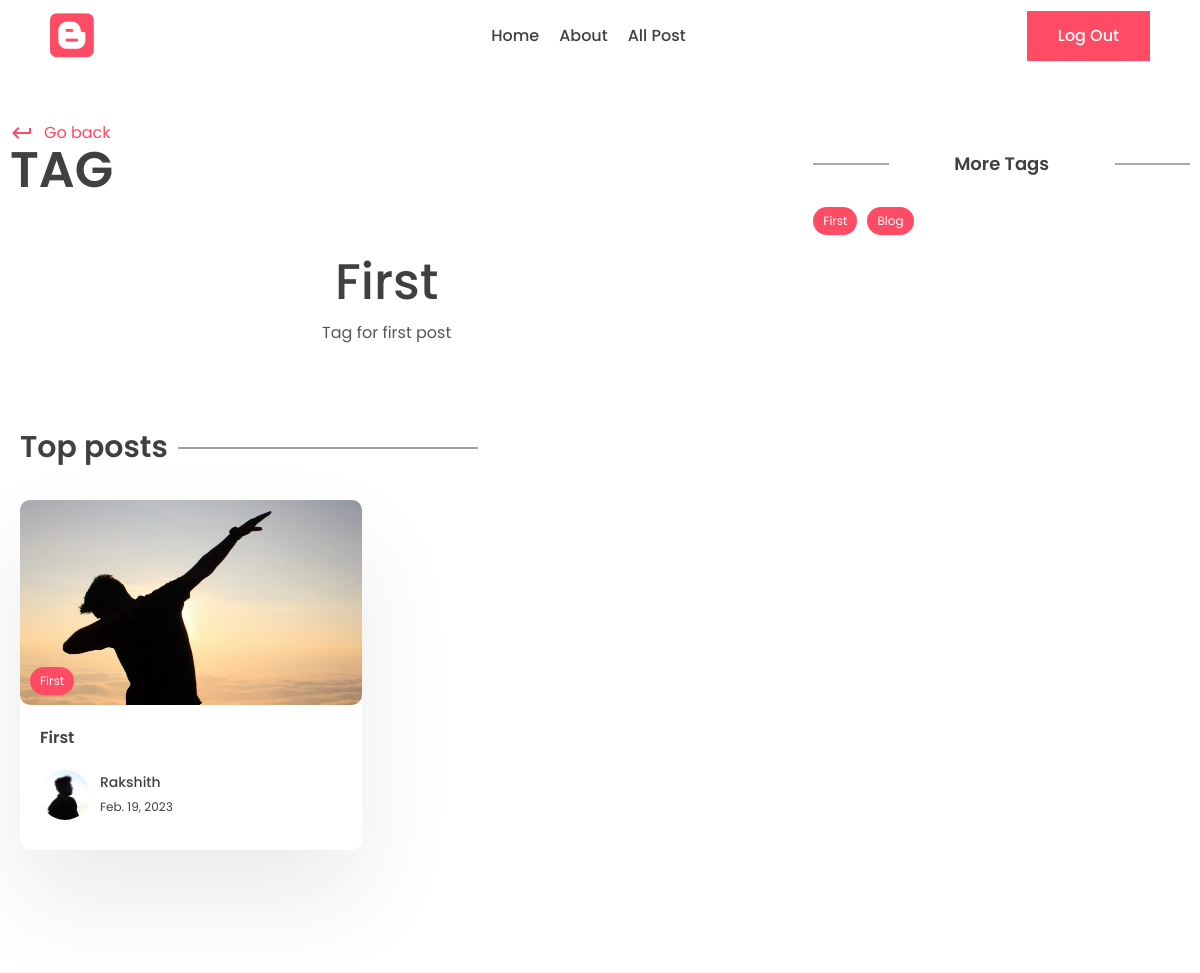
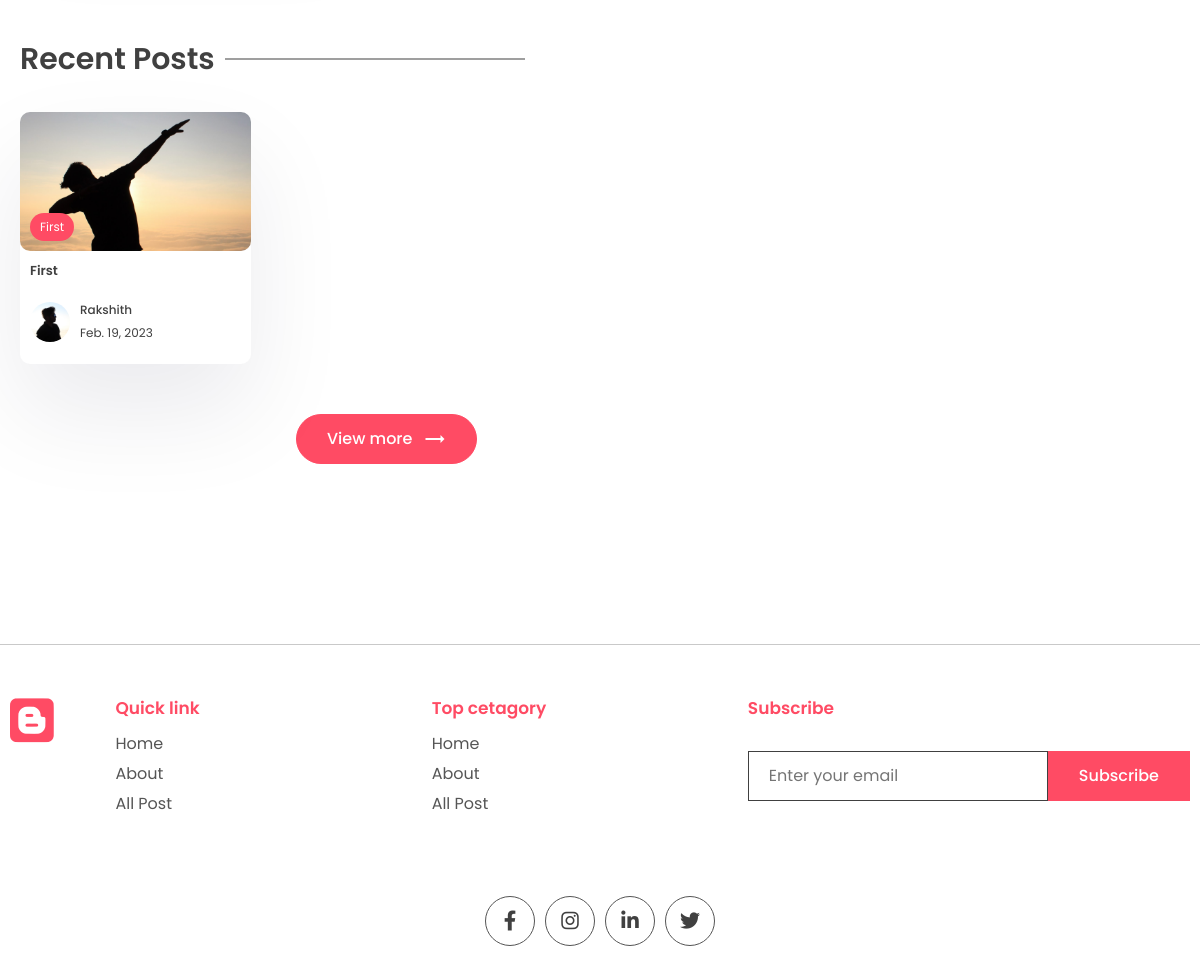
The app's page /tag/first (signed in) with its own data (2 pictures, top to bottom).
### app/models.py (models this page shows, shortened)
class Tag(models.Model):
    name = models.CharField(max_length=100)
    description = models.CharField(max_length=100)
    slug = models.SlugField(max_length=200, unique=True)

class Post(models.Model):
    title = models.CharField(max_length=200)
    content = models.TextField()
    last_updated = models.DateTimeField(auto_now=True)
    slug = models.SlugField(unique=True)
    image = models.ImageField(null=True, blank=True, upload_to='images/')
    tags = models.ManyToManyField(Tag, blank=True, related_name='post')
    view_count = models.IntegerField(null=True, blank=True)
    is_featured = models.BooleanField(default=False)
    author = models.ForeignKey(Profile, on_delete=models.CASCADE, null=True, blank=True)

class Profile(models.Model):
    user = models.OneToOneField(User, on_delete=models.CASCADE)
    profile_image = models.ImageField(null=True, blank=True, upload_to='images/', default='images/male.png')
    slug = models.SlugField(unique=True, max_length=200)
    bio = models.CharField(max_length=200)
    def __str__(self):
        return self.user.first_name

### app/views.py (the view)
# urls.py: path('tag/<slug:slug>', views.tag_page, name='tag_page'),
@login_required(login_url='login')
def tag_page(request, slug):
    tag = Tag.objects.get(slug=slug)
    top_posts = Post.objects.filter(tags__in=[tag.id]).order_by('-view_count')[0:2]
    recent_posts = Post.objects.filter(tags__in=[tag.id]).order_by('-last_updated')[0:2]
    tags = Tag.objects.all()
    context = {
        'tag' : tag,
        'top_posts' : top_posts,
        'recent_posts' : recent_posts,
        'tags' : tags,
    }
    return render(request, 'app/tag.html', context)

### app/templates/app/tag.html (shortened to what this page needs)
{% extends 'base.html' %}
{% load static %}
{% block content %}
    <div class="container">
    <div class="layout">
        <div class="left">
        <div class="page-top">
            <div class="top flex">
            <div class="page-name">
                <a href="#" class="learn">
                <span class="material-icons"> keyboard_return </span> Go
                back
                </a>
                <h1>Tag</h1>
            </div>
            </div>
        </div>
        <center>
            <div class="typo">
            <h1 class="title">{{tag.name}}</h1>
            <p>
                {{tag.description}}
            </p>
            </div>
        </center>
        <section class="sp">
            <div class="container">
            <h1 class="sec-title">Top posts</h1>
            <div class="grid-2 blog">
                {% for post in top_posts %}
                    <a href="{% url 'post_page' post.slug %}">
                    <div class="card">
                        <div class="post-img">
                        <img src="{{post.image.url}}" alt="" />
                        <div class="tag">{{post.tags.all.0.name}}</div>
                        </div>
                        <div class="card-content">
                        <h3>
                            {{post.title}}
                        </h3>
                        <div class="author">
                            <div class="profile-pic">
                            <img src="{{post.author.profile_image.url}}" alt="" />
                            </div>
                            <div class="details">
                            <p>{{post.author}}</p>
                            <small>{{post.last_updated|date}}</small>
                            </div>
                        </div>
                        </div>
                    </div>
                    </a>
                {% endfor %}
        </section>
        <section class="sp">
            <div class="container">
            <h1 class="sec-title">Recent Posts</h1>
            <div class="grid-3 blog-grid">
                {% for post in recent_posts %}
                <a href="{% url 'post_page' post.slug %}">
                <div class="card">
                    <div class="post-img">
                    <img src="{{post.image.url}}" alt="" />
                    <div class="tag">{{post.tags.all.0.name}}</div>
                    </div>
                    <div class="card-content">
                    <h3>
                        {{post.title}}
                    </h3>
                    <div class="author">
                        <div class="profile-pic">
                        <img src="{{post.author.profile_image.url}}" alt="" />
                        </div>
                        <div class="details">
                        <p>{{post.author}}</p>
                        <small>{{post.last_updated|date}}</small>
                        </div>
                    </div>
                    </div>
                </div>
                </a>
                {% endfor %}
            </div>
            <center>
                <button class="btn btn-primary rounded view">
                View more
                <span class="material-icons"> trending_flat </span>
                </button>
            </center>
            </div>
        </section>
        </div>
        <div class="right">
        <div class="block">
            <h2 class="title2">More Tags</h2>
            <div class="blog-tags">
            {% for tag in tags %}
                <a href="{% url 'tag_page' tag.slug %}" class="tag">{{tag.name}}</a>
            {% endfor %}
            </div>
        </div>
        </div>
    </div>
    </div>
{% endblock content %}

### app/static/app/style.css (style rules this page uses)
* { margin: 0; padding: 0; box-sizing: border-box; text-decoration: none; border: none; outline: none; list-style: none; font-family: "Poppins", sans-serif; color: var(--black); }
:root { --red: #ff4b64; --black: #404040; --des: #555555; --shadow: #ffffff1a 0px 1px 1px 0px inset, #32325d40 0px 50px 100px -20px, #0000004d 0px 30px 60px -30px; --shadow2: rgba(17, 12, 46, 0.084) 0px 48px 100px 0px; }
html { font-size: 62.5%; }
[class*="grid"] { display: grid; }
img { width: 100%; }
.container { max-width: 1220px; margin: auto; padding: 0 10px; }
p, a { font-size: 1.6rem; color: var(--des); }
.btn { cursor: pointer; height: 5rem; padding: 0 3rem; font-size: 1.6rem; font-weight: 500; border: 1px solid var(--red); display: flex; align-items: center; justify-content: center; gap: 1rem; }
.btn span { color: white; }
.btn-primary { background: var(--red); color: white; }
.rounded { border-radius: 5rem; }
.typo { width: 50%; margin-top: 5rem; }
.title { font-size: 5rem; font-weight: 500; }
.sp { padding: 8rem 0; }
.grid-2 { grid-template-columns: 1.3fr 1fr; align-items: center; }
.post-img { height: 40rem; width: 100%; overflow: hidden; border-radius: 1rem; }
.post-img img { height: 100%; object-fit: cover; object-position: center; }
.learn { display: flex; align-items: center; gap: 1rem; color: var(--red); margin-top: 2rem; }
.learn span { color: #ff4b64; }
.sec-title { font-size: 3rem; font-weight: 600; position: relative; width: fit-content; margin-bottom: 3rem; }
.sec-title::after { content: ""; position: absolute; right: -31rem; height: 1px; width: 30rem; background: var(--black); top: 50%; transform: translateY(-50%); }
.grid-3 { grid-template-columns: repeat(3, 1fr); gap: 5rem; }
.card { background: white; box-shadow: var(--shadow2); border-radius: 1rem; cursor: pointer; transition: 0.3s; }
.post-img { position: relative; }
.tag { position: absolute; bottom: 1rem; left: 1rem; background: var(--red); color: white; border-radius: 5rem; padding: 0.5rem 1rem; font-size: 1.2rem; }
.card-content { padding: 2rem; padding-bottom: 3rem; }
.card h3 { font-size: 1.6rem; font-weight: 600; }
.card .post-img { width: 100%; height: unset; aspect-ratio: 1/0.6; }
.author { display: flex; align-items: center; gap: 1rem; margin-top: 2rem; }
.profile-pic { width: 5rem; aspect-ratio: 1/1; border-radius: 50%; overflow: hidden; }
.author p { color: var(--black); font-weight: 500; font-size: 1.4rem; }
.author small { color: var(--black); font-size: 1.2rem; }
.view { margin-top: 5rem; }
.layout { display: flex; gap: 5rem; }
.left { width: 100%; height: 100%; }
.right { position: sticky; top: 70px; height: 100%; width: 50%; }
.page-name h1 { font-size: 5rem; text-transform: uppercase; font-weight: 600; line-height: 5rem; }
.flex { display: flex; align-items: flex-end; justify-content: space-between; }
.left .typo { width: 100%; }
.blog { grid-template-columns: 1fr 1fr; gap: 5rem; }
.title2 { position: relative; font-size: 1.8rem; text-align: center; font-weight: 600; margin-bottom: 3rem; }
.title2::before { content: ""; position: absolute; height: 1px; width: 20%; background: var(--des); left: 0; top: 50%; transform: translateY(-50%); }
.title2::after { content: ""; position: absolute; height: 1px; width: 20%; background: var(--des); right: 0; top: 50%; transform: translateY(-50%); }
.blog-grid { gap: 2rem; }
.blog-grid .card-content { padding: 1rem; padding-bottom: 2rem; }
.blog-grid .card h3 { font-size: 1.3rem; font-weight: 600; }
.blog-grid .profile-pic { width: 4rem; }
.blog-grid .author p { font-size: 1.2rem; }
.block { margin-top: 5rem; }
.blog-tags .tag { position: unset; width: fit-content; }
.blog-tags { display: flex; align-items: center; flex-wrap: wrap; gap: 1rem; margin-top: 3rem; }

### records on screen
Tag: name "First", description "Tag for first post"
Post: image (picture), tags.all.0.name "First", title "First", author.profile_image (picture), author "Rakshith", last_updated "Feb. 19, 2023"
Tag: name "Blog"
